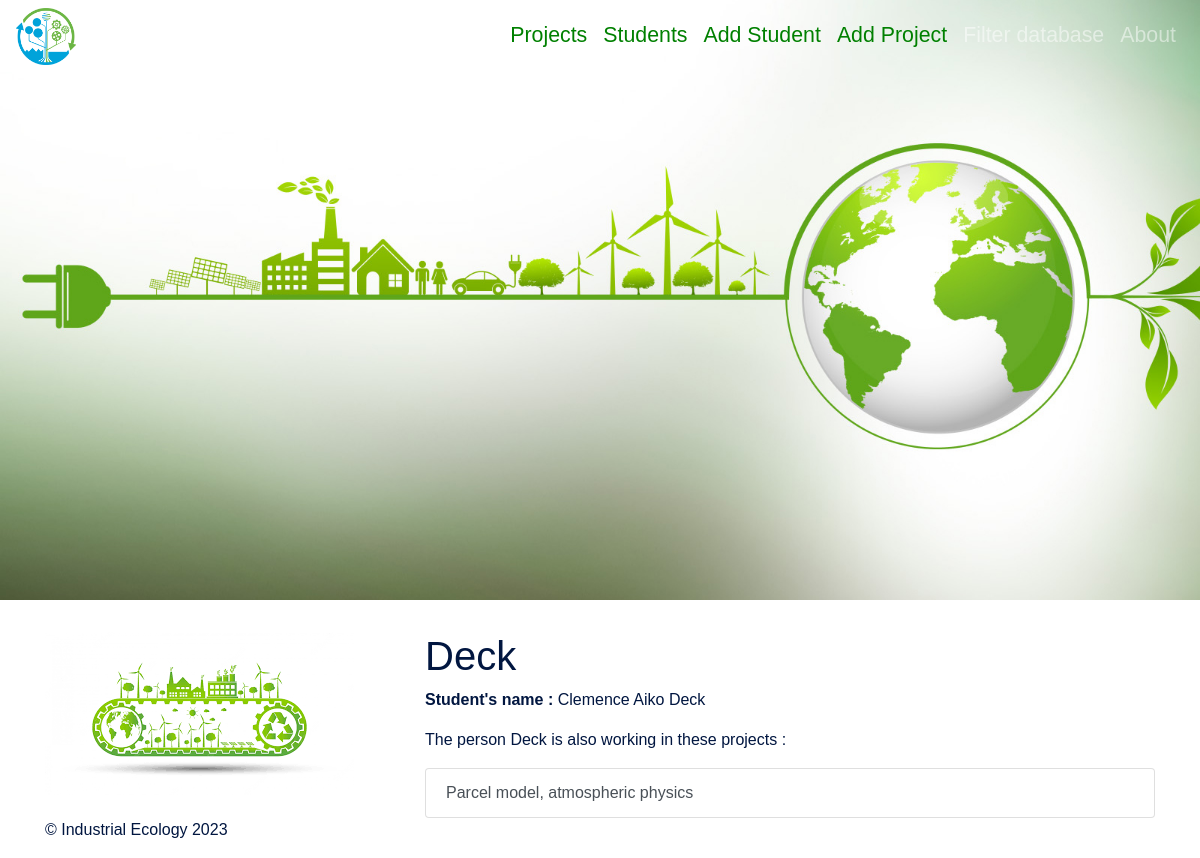
Page /student/student3 on the earlier database version.
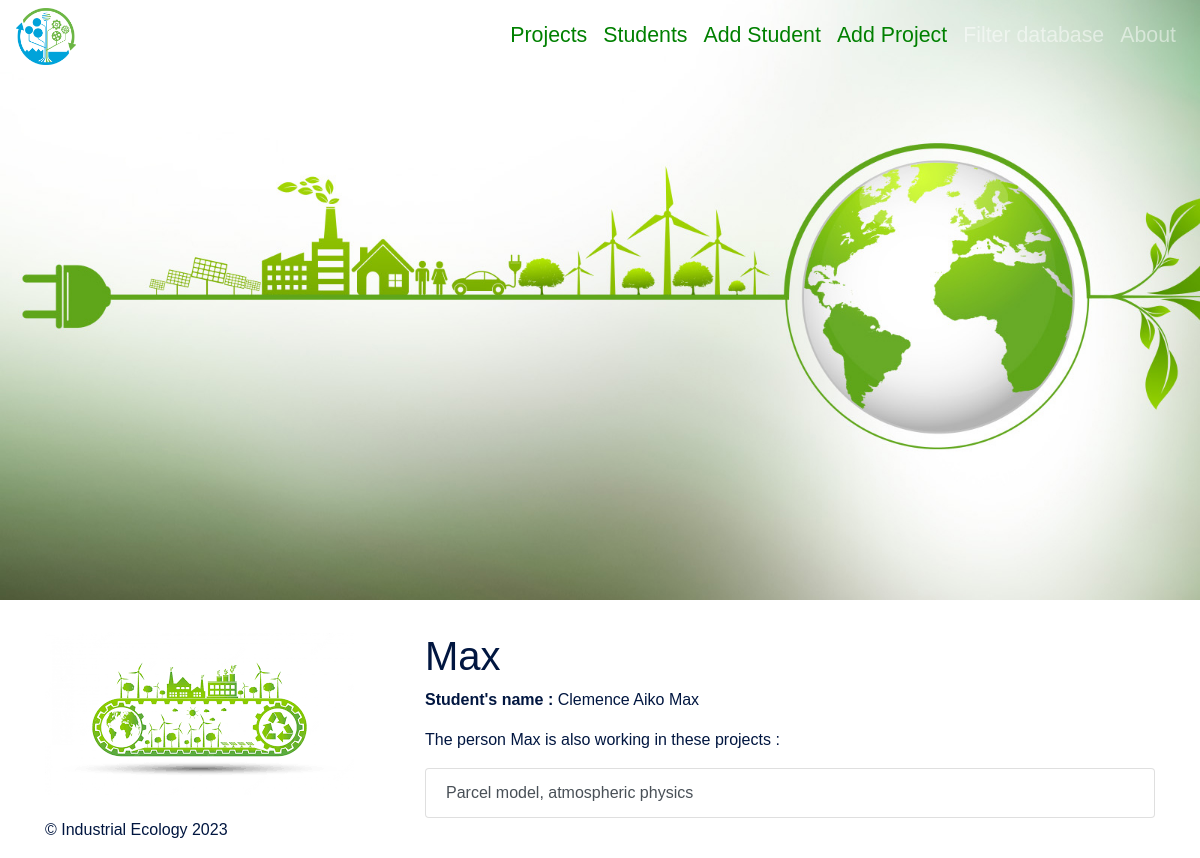
Same page on the later database version.
### filter_db/models.py (models this page shows, shortened)
class Student(models.Model):
    student_id = models.CharField(
        primary_key=True,
        unique=True,
        null=False,
        blank=False,
        max_length=50,
    )
    first_name = models.CharField(
        unique=False,
        null=False,
        blank=False,
        max_length=50,
    )
    middle_name = models.CharField(
        unique=False,
        null=True,
        blank=True,
        max_length=50,
    )
    last_name = models.CharField(
        unique=False,
        null=False,
        blank=False,
        max_length=50,
    )
    start_date = models.DateField()
    end_date = models.DateField()
    def __str__(self) -> str:
        return self.last_name

### filter_db/views.py (the view)
# urls.py: path('student/<str:pk>', views.StudentDetailView.as_view(),name = 'student_detail'),
class StudentDetailView(generic.DetailView) :
    template_name = 'student_detail.html'
    model = models.Student
    context_object_name = 'student'

### filter_db/models.py (called while the page is built)
    def __str__(self) -> str:
        return self.name

### filter_db/templates/student_detail.html (shortened to what this page needs)
{% extends 'base.html' %}
{% block content %}
<h1>{{student}}</h1>
<p><b>Student's name :</b> {{student.first_name}} {{student.middle_name}} {{student.last_name}} </p>
<P>The person {{student}} is also working in these projects : {{project_id}}</p>
    <ul class ="list-group">
        {% for project in student.students.all %}
        <a class = "list-group-item list-group-item-action" href="{% url 'project_detail' project.project_id%}"> {{ project }}</a>
        {% endfor %}
    </ul>
{% endblock content %}

Differences in the rows shown:
changed Student "Clemence": last_name "Deck" → "Max"
